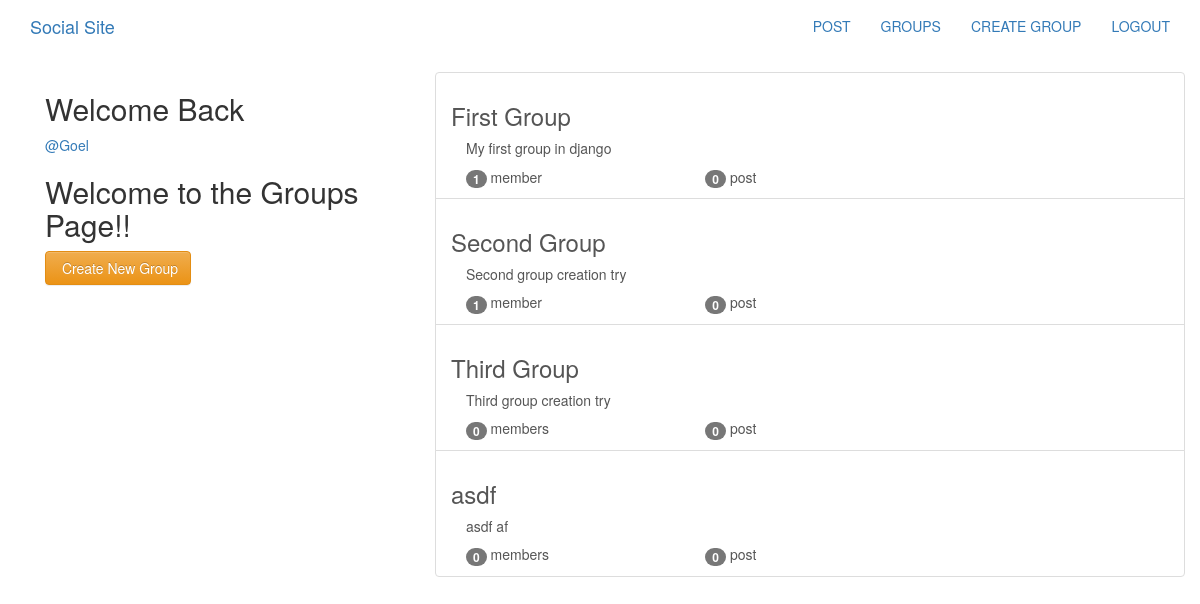
Screenshot of /groups/ (signed in) with the database file from the repository.
### groups/models.py (models this page shows, shortened)
class Group(models.Model):
    name = models.CharField(max_length=255, unique=True)
    slug = models.SlugField(allow_unicode=True, unique=True)
    description = models.TextField(blank=True, default='')
    description_html = models.TextField(editable=False, default='', blank=True)
    members = models.ManyToManyField(User,through="GroupMember")
    class Meta:
        ordering = ["name"]

### groups/views.py (the view)
# urls.py: path('', views.ListGroups.as_view(), name="all"),
class ListGroups(generic.ListView):
    model = Group

### groups/templates/groups/group_list.html
{% extends 'groups/group_base.html' %}
{% block pregroup %}
<div class="col-md-4">
  <div class="content">
    {% if user.is_authenticated %}
    <h2>Welcome Back</h2> <a href="{% url 'posts:for_user' username=user.username %}"> @{{user.username}} </a>
    {% endif %}
    <h2>Welcome to the Groups Page!!</h2>
  </div>
  {% if user.is_authenticated %}
  <a href="{% url 'groups:create' %}" class='btn btn-md btn-fill btn-warning'> <span class='gyphicon glyphicon-plus-sign'>Create New Group</span></a>
  {% endif %}
</div>
{% endblock %}
{% block group_content %}
  <div class="col-md-8">
    <div class="list_group">
      {% for group in object_list %}
        <a class = 'list-group-item' href="{% url 'groups:single' slug=group.slug %}">
          <h3 class='title lis-group-item-heading'>{{group.name}}</h3>
          <div class="list-group-item-text container-fluid">
            {{group.description_html|safe}}
            <div class="row">
              <div class="col-md-4">
                  <span class='badge'>{{group.members.count}}</span>
                  member{{group.members.count|pluralize}}
              </div>
              <div class="col-md-4">
                <span class='badge'>{{group.posts.count}}</span>
                post{{group.post.count|pluralize}}
              </div>
            </div>
          </div>
        </a>
      {% endfor %}
    </div>
  </div>
{% endblock %}

### rows the page displays
Group: name "First Group", description_html "My first group in django", members.count "1", posts.count "0"
Group: name "Second Group", description_html "Second group creation try", members.count "1", posts.count "0"
Group: name "Third Group", description_html "Third group creation try", members.count "0", posts.count "0"
Group: name "asdf", description_html "asdf af", members.count "0", posts.count "0"

### other values shown
{{ user.username }} "Goel"
